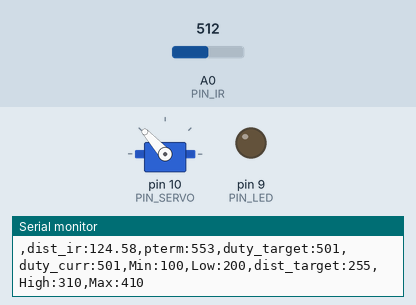
Simulated run of this sketch. Board: Arduino Uno, built with avr-gcc and run on an emulated ATmega328P. Parts: servo, output pins drawn as LEDs (lit = HIGH), the last lines printed to the serial monitor. Inputs (shaded band) come from the test bench; at power-on: A0 (PIN_IR) = 512.

Above: at 2.2 s.
2.3 s: A0 (PIN_IR) set to 122
At 3.8 s:
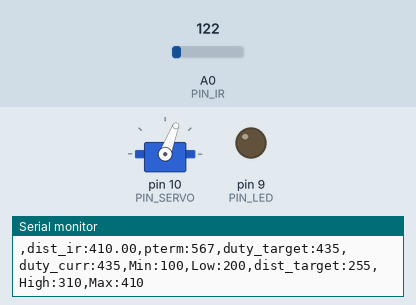
4.1 s: A0 (PIN_IR) set to 0
At 5.6 s:
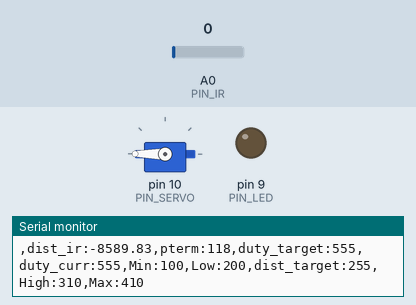
6.2 s: A0 (PIN_IR) set to 716
At 6.39 s:
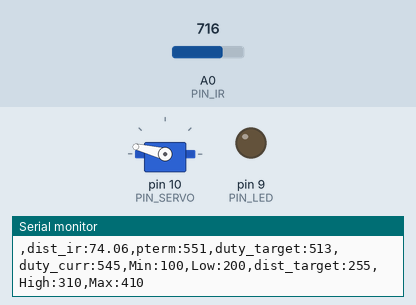
Timing chart, 0 to 9.2 s (numbered marks = the images above; inputs shaded):
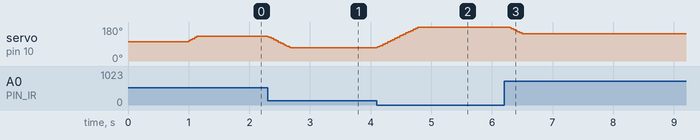

The sketch:

PControl.ino
```cpp
#include <Servo.h>

/////////////////////////////
// Configurable parameters //
/////////////////////////////

// Arduino pin assignment
#define PIN_LED 9 // [3110] 9번핀 LED 연결
#define PIN_SERVO 10 // [3110] 10번핀 서보 연결
#define PIN_IR A0 //[3104] 적외선 거리센서 PIN - Analog0 정의

// Framework setting
#define _DIST_TARGET 255 //[3104] 탁구공을 위치 시킬 목표
#define _DIST_MIN 100 //[3117] 거리 최소값
#define _DIST_MAX 450 //[3117] 거리 최대값

// Distance sensor
#define _DIST_ALPHA 0.7  //[3099] EMA 필터링을 위한 alpha 값
               // [3108] 0~1 사이의 값
#define SEQ_SIZE 14

// Servo range
#define _DUTY_MIN 800     //[3100] 최저 서보 위치
#define _DUTY_NEU 1600   //[3100] 중립 서보 위치
#define _DUTY_MAX 2450     //[3100] 최대 서보 위치


// Servo speed control
#define _SERVO_ANGLE 30.0
#define _SERVO_SPEED 60.0

// Event periods
#define _INTERVAL_DIST 20 //[3099] 각 event 사이에 지정한 시간 간격
#define _INTERVAL_SERVO 20
#define _INTERVAL_SERIAL 100

// PID parameters
#define _KP -0.0028

//////////////////////
// global variables //
//////////////////////

// Servo instance
Servo myservo;

// Distance sensor
float dist_target; // location to send the ball
float dist_raw, dist_ema; //[1928] 측정된 값과 ema 필터를 적용한 값
// sensor values
float x[SEQ_SIZE] = {72.86, 94.80, 116.69, 135.19, 155.43, 176.59, 202.66, 211.41, 249.44, 260.50, 286.18, 303.23, 324.69, 339.97};
// real values
float y[SEQ_SIZE] = {100, 125, 150, 175, 200, 225, 250, 275, 300, 325, 350, 375, 400, 410};

// Event periods
unsigned long last_sampling_time_dist, last_sampling_time_servo, last_sampling_time_serial;
//[3104] 각 event의 진행 시간 저장 변수
bool event_dist, event_servo, event_serial;
//[3104] 각 event의 시간체크를 위한 변수 (ex_20초 주기 >> 0초(True,시작), 10초(False), 20초(True))

// Servo speed control
int duty_chg_per_interval; // [3116] 주기 당 서보 duty값 변화량
int duty_target, duty_curr; //[1928] 목표 위치와 현재 위치

// PID variables
float error_curr, error_prev, control, pterm, dterm, iterm;

//error_curr: 현재 측정값과 목표값의 차이
//error_prev: 직전에 구한 차이로, P제어에서는 사용하지 않을 것임
//control: PID제어의 결과로 얻은 제어값
//pterm: Proportional term, 현재 상태의 error값으로부터 얻은 Proportional gain을 저장하는 변수
// [3099]

void setup() {
// initialize GPIO pins for LED and attach servo
myservo.attach(PIN_SERVO); // attach servo
pinMode(PIN_LED,OUTPUT); // initialize GPIO pins

// initialize global variables
event_dist = event_servo = event_serial = false;

// move servo to neutral position
myservo.writeMicroseconds(_DUTY_NEU);
duty_curr = _DUTY_NEU;
delay(1000);
// initialize serial port
Serial.begin(57600);

// convert angle speed into duty change per interval.
  duty_chg_per_interval = (_DUTY_MAX - _DUTY_MIN) * (_SERVO_SPEED / (_SERVO_ANGLE * 2) ) * (_INTERVAL_SERVO / 1000.0);
}


void loop() {
/////////////////////
// Event generator //
/////////////////////

unsigned long time_curr = millis();
if(time_curr >= last_sampling_time_dist + _INTERVAL_DIST){
    last_sampling_time_dist += _INTERVAL_DIST;
    event_dist = true;
}

if(time_curr >= last_sampling_time_servo + _INTERVAL_SERVO ){
    last_sampling_time_servo += _INTERVAL_SERVO;
    event_servo = true;
}

if(time_curr >= last_sampling_time_serial + _INTERVAL_SERIAL ){
    last_sampling_time_serial += _INTERVAL_SERIAL;
    event_serial = true;
}

////////////////////
// Event handlers //
////////////////////

  if(event_dist) {
    event_dist = false;
  // get a distance reading from the distance sensor
    dist_ema = ir_distance_filtered();
    // [3099] dist_ema?

  // PID control logic
    error_curr = dist_ema - _DIST_TARGET;
    pterm = error_curr;
  // [3099]
    iterm = 0;
    dterm = 0;
    control = _KP * pterm + iterm + dterm;

  // duty_target = f(duty_neutral, control)
  //duty_target = ((control>0)?(_DUTY_MAX - _DUTY_NEU)*_SERVO_ANGLE / 180.0:(_DUTY_NEU - _DUTY_MIN) * _SERVO_ANGLE / 180.0) * control;
  // [3099] 확실하지 않음, 비례이득의 비대칭 해결가능
  duty_target = _DUTY_NEU + control * ((control>0)?(_DUTY_MAX - _DUTY_NEU):(_DUTY_NEU - _DUTY_MIN));
  // keep duty_target value within the range of [_DUTY_MIN, _DUTY_MAX]
    if(duty_target > _DUTY_MAX){
      duty_target = _DUTY_MAX;
    }
    else if(duty_target < _DUTY_MIN){
      duty_target = _DUTY_MIN;
    }
    // [3099]
  }

  if(event_servo) {
    event_servo=false;
    // adjust duty_curr toward duty_target by duty_chg_per_interval
    if(duty_target>duty_curr) {
      duty_curr += duty_chg_per_interval;
      if(duty_curr > duty_target) duty_curr = duty_target;
    }
    else {
      duty_curr -= duty_chg_per_interval;
      if(duty_curr < duty_target) duty_curr = duty_target;
    }
    // update servo position
     myservo.writeMicroseconds(duty_curr);
  }


  if(event_serial) {
    event_serial = false; //[3117] // 이거 맞나요? // 저도 이렇게 했어요
    Serial.print(",dist_ir:");
    Serial.print(dist_ema);
    Serial.print(",pterm:");
    Serial.print(map(pterm,-1000,1000,510,610));
    //Serial.print(pterm);
    Serial.print(",duty_target:");
    Serial.print(map(duty_target,1000,2000,410,510));
    //Serial.print(duty_target);
    Serial.print(",duty_curr:");
    Serial.print(map(duty_curr,1000,2000,410,510));
    Serial.println(",Min:100,Low:200,dist_target:255,High:310,Max:410");
  }
}

float ir_distance_filtered(void){ // return value unit: mm
  dist_raw = ir_distance_sequence();
  return _DIST_ALPHA * dist_raw + (1 - _DIST_ALPHA) * dist_ema;
}

float ir_distance_sequence(void){
  int i;
  float value, real_value;
  float volt = float(analogRead(PIN_IR));
  value = ((6762.0/(volt-9.0))-4.0) * 10.0;

  /*
  for(i=0; i<SEQ_SIZE; i++){
    if(value >= x[i]){
      real_value = (y[i+1] - y[i]) / (x[i+1] - x[i] ) * (value - x[i]) + y[i];
      break;
    }
  }
  if(i==SEQ_SIZE) real_value = _DIST_TARGET;
  */

  int s = 0, e = SEQ_SIZE - 1, m;

  // binary search
  while(s <= e){
    m = (s + e) / 2;
    if(value < x[m]){
      e = m - 1;
    }
    else if(value > x[m+1]){
      s = m + 1;
    }
    else{
      break;
    }
  }
  // out of sequence range: set value to neutral position
  // 센서 전원 Off 시, 센서 분리시 등
  if(s > e){
    if(s == 0) real_value = _DIST_MIN;
    else if(e == SEQ_SIZE -1) real_value = _DIST_MAX;
    else real_value = _DIST_TARGET;
  }
  real_value = (y[m+1] - y[m]) / (x[m+1] - x[m] ) * (value - x[m]) + y[m];

  // calculate real values

  return real_value;
}


// [3099] 구간별 센서값 보정 코드 구현
```

Measured:
- after the input at 2.3 s, servo on pin 10 (PIN_SERVO): moves from 132° to 69° over 0.38 s, starting at once
- after the input at 4.1 s, servo on pin 10 (PIN_SERVO): moves from 69° to 180° over 0.68 s, starting at once
- after the input at 6.2 s, servo on pin 10 (PIN_SERVO): 180° → 143° after 0.08 s
